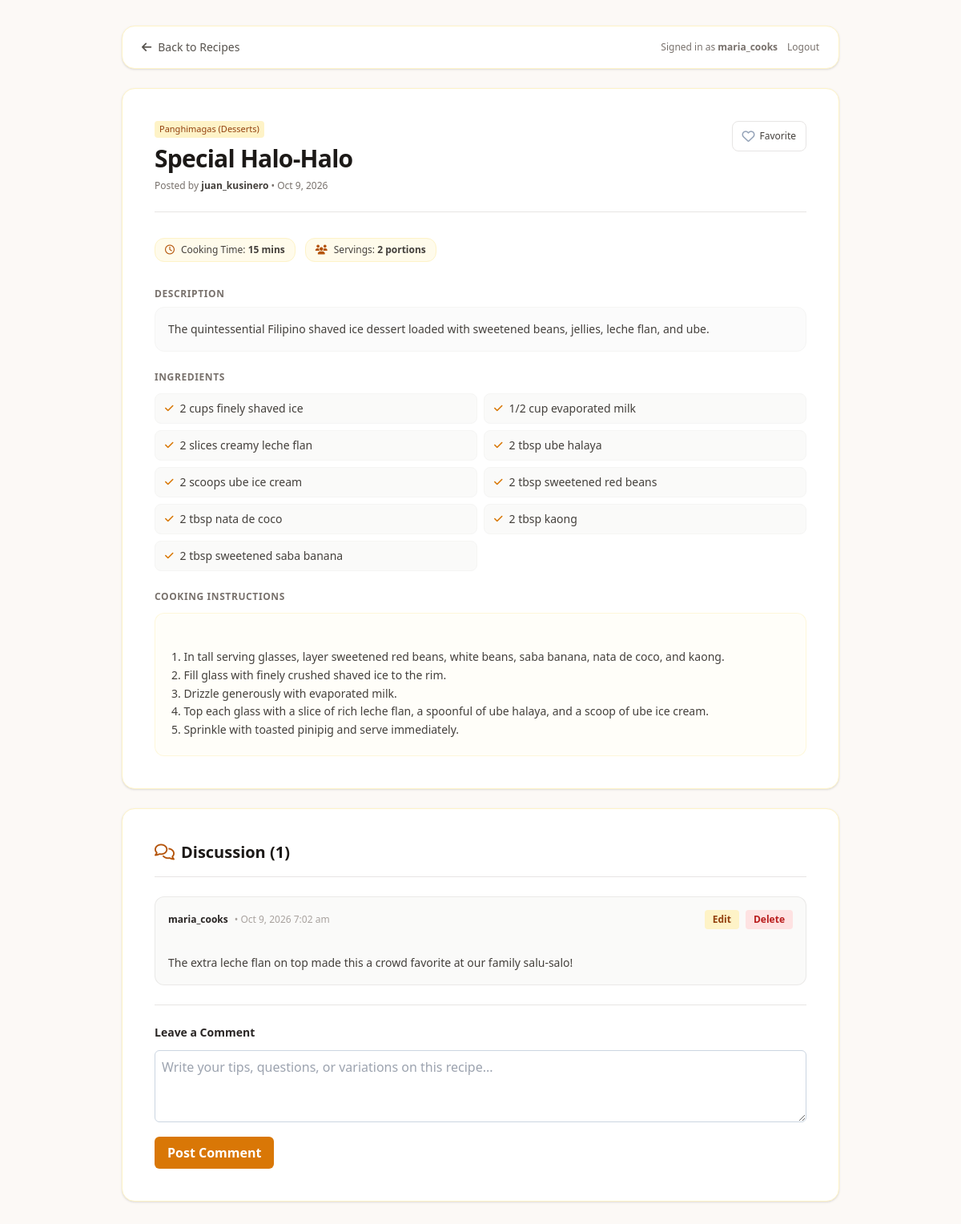
/recipes/view.php?id=4 (signed in), run on the app's committed database.
### tables this page shows
CREATE TABLE `recipes` (
  `id` int(11) NOT NULL AUTO_INCREMENT,
  `user_id` int(11) NOT NULL,
  `category_id` int(11) NOT NULL,
  `title` varchar(150) NOT NULL,
  `description` varchar(300) NOT NULL,
  `instructions` text NOT NULL,
  `cooking_time_mins` int(11) DEFAULT 30,
  `servings` int(11) DEFAULT 4,
  `is_edited` tinyint(1) DEFAULT 0,
  `created_at` timestamp NOT NULL DEFAULT current_timestamp(),
  `updated_at` timestamp NOT NULL DEFAULT current_timestamp() ON UPDATE current_timestamp(),
  PRIMARY KEY (`id`),
  KEY `fk_recipes_user` (`user_id`),
  KEY `fk_recipes_category` (`category_id`),
  CONSTRAINT `fk_recipes_category` FOREIGN KEY (`category_id`) REFERENCES `categories` (`id`),
  CONSTRAINT `fk_recipes_user` FOREIGN KEY (`user_id`) REFERENCES `users` (`id`) ON DELETE CASCADE
);

CREATE TABLE `categories` (
  `id` int(11) NOT NULL AUTO_INCREMENT,
  `name` varchar(50) NOT NULL,
  `description` varchar(255) DEFAULT NULL,
  PRIMARY KEY (`id`),
  UNIQUE KEY `name` (`name`)
);

CREATE TABLE `users` (
  `id` int(11) NOT NULL AUTO_INCREMENT,
  `username` varchar(50) NOT NULL,
  `email` varchar(100) NOT NULL,
  `password` varchar(255) NOT NULL,
  `created_at` timestamp NOT NULL DEFAULT current_timestamp(),
  PRIMARY KEY (`id`),
  UNIQUE KEY `username` (`username`),
  UNIQUE KEY `email` (`email`)
);

CREATE TABLE `ingredients` (
  `id` int(11) NOT NULL AUTO_INCREMENT,
  `recipe_id` int(11) NOT NULL,
  `item` varchar(150) NOT NULL,
  PRIMARY KEY (`id`),
  KEY `fk_ingredients_recipe` (`recipe_id`),
  CONSTRAINT `fk_ingredients_recipe` FOREIGN KEY (`recipe_id`) REFERENCES `recipes` (`id`) ON DELETE CASCADE
);

CREATE TABLE `comments` (
  `id` int(11) NOT NULL AUTO_INCREMENT,
  `recipe_id` int(11) NOT NULL,
  `user_id` int(11) NOT NULL,
  `content` text NOT NULL,
  `is_edited` tinyint(1) DEFAULT 0,
  `created_at` timestamp NOT NULL DEFAULT current_timestamp(),
  `updated_at` timestamp NOT NULL DEFAULT current_timestamp() ON UPDATE current_timestamp(),
  PRIMARY KEY (`id`),
  KEY `fk_comments_recipe` (`recipe_id`),
  KEY `fk_comments_user` (`user_id`),
  CONSTRAINT `fk_comments_recipe` FOREIGN KEY (`recipe_id`) REFERENCES `recipes` (`id`) ON DELETE CASCADE,
  CONSTRAINT `fk_comments_user` FOREIGN KEY (`user_id`) REFERENCES `users` (`id`) ON DELETE CASCADE
);

### classes/Recipe.php (called while the page is built, shortened)
<?php
class Recipe {
    private PDO $pdo;
    public function __construct(?PDO $pdo = null) {
        if ($pdo !== null) {
            $this->pdo = $pdo;
        } else {
            require_once __DIR__ . '/../config/db.php';
            $this->pdo = $GLOBALS['pdo'] ?? ($pdo ?? null);
        }
    }
    public function getById(int $id): ?array {
        $sql = "SELECT r.*, u.username, c.name AS category_name
                FROM recipes r
                JOIN users u ON r.user_id = u.id
                JOIN categories c ON r.category_id = c.id
                WHERE r.id = ?";
        $stmt = $this->pdo->prepare($sql);
        $stmt->execute([$id]);
        $recipe = $stmt->fetch();
        return $recipe ?: null;
    }
    public function getIngredients(int $recipeId): array {
        $stmt = $this->pdo->prepare("SELECT * FROM ingredients WHERE recipe_id = ? ORDER BY id ASC");
        $stmt->execute([$recipeId]);
        return $stmt->fetchAll();
    }
}

### classes/Favorite.php (called while the page is built, shortened)
<?php
class Favorite {
    private PDO $pdo;
    public function __construct(?PDO $pdo = null) {
        if ($pdo !== null) {
            $this->pdo = $pdo;
        } else {
            require_once __DIR__ . '/../config/db.php';
            $this->pdo = $GLOBALS['pdo'] ?? ($pdo ?? null);
        }
    }
    public function isFavorited(int $userId, int $recipeId): bool {
        $stmt = $this->pdo->prepare("SELECT id FROM favorites WHERE user_id = ? AND recipe_id = ?");
        $stmt->execute([$userId, $recipeId]);
        return (bool)$stmt->fetch();
    }
}

### classes/Comment.php (called while the page is built, shortened)
<?php
class Comment {
    private PDO $pdo;
    public function __construct(?PDO $pdo = null) {
        if ($pdo !== null) {
            $this->pdo = $pdo;
        } else {
            require_once __DIR__ . '/../config/db.php';
            $this->pdo = $GLOBALS['pdo'] ?? ($pdo ?? null);
        }
    }
    public function getByRecipe(int $recipeId): array {
        $sql = "SELECT c.*, u.username
                FROM comments c
                JOIN users u ON c.user_id = u.id
                WHERE c.recipe_id = ?
                ORDER BY c.created_at ASC";
        $stmt = $this->pdo->prepare($sql);
        $stmt->execute([$recipeId]);
        return $stmt->fetchAll();
    }
}

### recipes/view.php (the view, shortened to what this page needs)
<?php
require_once __DIR__ . '/../classes/Recipe.php';
require_once __DIR__ . '/../classes/Favorite.php';
require_once __DIR__ . '/../classes/Comment.php';
$recipeId = isset($_GET['id']) ? (int)$_GET['id'] : 0;
$recipeModel = new Recipe();
$recipe = $recipeModel->getById($recipeId);
$userId = (int)$_SESSION['user_id'];
$ingredients   = $recipeModel->getIngredients($recipeId);
$favoriteModel = new Favorite();
$isFavorited   = $favoriteModel->isFavorited($userId, $recipeId);
$commentModel  = new Comment();
$comments      = $commentModel->getByRecipe($recipeId);
?>
<!DOCTYPE html>
<html lang="en">
<head>
    <script src="https://cdn.tailwindcss.com"></script>
    <link rel="stylesheet" href="../assets/css/tailwind.min.css">
    <link rel="stylesheet" href="../assets/fontawesome/css/all.min.css">
</head>
<body class="bg-[#fcf9f6] min-h-screen text-stone-800 antialiased p-4 sm:p-8">
    <div class="max-w-4xl mx-auto space-y-6">
        <div class="flex items-center justify-between bg-white px-6 py-4 rounded-2xl shadow-sm border border-amber-100">
            <a href="../index.php" class="inline-flex items-center gap-2 text-sm text-stone-600 hover:text-amber-800 font-medium transition">
                <i class="fa-solid fa-arrow-left"></i>
                <span>Back to Recipes</span>
            </a>
            <div class="flex items-center gap-3">
                <span class="text-xs text-stone-500 hidden sm:inline">Signed in as <strong><?= htmlspecialchars($_SESSION['username'] ?? '') ?></strong></span>
                <a href="../auth/logout.php" class="text-xs text-stone-500 hover:text-red-600">Logout</a>
            </div>
        </div>
        <article class="bg-white p-6 sm:p-10 rounded-2xl shadow-sm border border-amber-100 space-y-6">
            <div class="flex flex-col sm:flex-row sm:items-start justify-between gap-4 pb-6 border-b border-stone-200">
                <div class="space-y-2">
                    <div class="flex flex-wrap items-center gap-2">
                        <span style="background-color: #fef3c7; color: #92400e; font-size: 11px; padding: 2px 6px; border-radius: 4px;">
                            <?= htmlspecialchars($recipe['category_name']) ?>
                        </span>
                    </div>
                    <h1 class="text-3xl font-extrabold text-stone-900 tracking-tight">
                        <?= htmlspecialchars($recipe['title']) ?>
                    </h1>
                    <p class="text-xs text-stone-500">
                        Posted by <strong class="text-stone-700"><?= htmlspecialchars($recipe['username']) ?></strong>
                        &bull; <?= htmlspecialchars(date('M j, Y', strtotime($recipe['created_at']))) ?>
                    </p>
                </div>
                <div class="flex items-center gap-2 shrink-0">
                    <button type="button"
                            class="fav-btn flex items-center gap-1.5 px-3 py-1.5 rounded-lg border border-stone-200 hover:bg-stone-50 transition cursor-pointer"
                            data-recipe-id="<?= htmlspecialchars((string)$recipe['id']) ?>"
                            title="Toggle Favorite">
                        <i class="<?= $isFavorited ? 'fa-solid text-red-500' : 'fa-regular text-stone-400' ?> fa-heart text-base"
                           style="color: <?= $isFavorited ? '#ef4444' : '#94a3b8' ?>;"></i>
                        <span class="fav-text text-xs font-medium text-stone-700">
                            <?= $isFavorited ? 'Favorited' : 'Favorite' ?>
                        </span>
                    </button>
                </div>
            </div>
            <div class="flex flex-wrap gap-3 py-2">
                <div class="flex items-center gap-2 px-3 py-1.5 rounded-xl bg-amber-50 border border-amber-100 text-stone-700 text-xs">
                    <i class="fa-regular fa-clock text-amber-700"></i>
                    <span>Cooking Time: <strong><?= htmlspecialchars((string)$recipe['cooking_time_mins']) ?> mins</strong></span>
                </div>
                <div class="flex items-center gap-2 px-3 py-1.5 rounded-xl bg-amber-50 border border-amber-100 text-stone-700 text-xs">
                    <i class="fa-solid fa-users text-amber-700"></i>
                    <span>Servings: <strong><?= htmlspecialchars((string)$recipe['servings']) ?> portions</strong></span>
                </div>
            </div>
            <div>
                <h2 class="text-xs font-bold uppercase tracking-wider text-stone-500 mb-2">Description</h2>
                <p class="text-stone-700 leading-relaxed text-sm bg-stone-50/70 p-4 rounded-xl border border-stone-100">
                    <?= nl2br(htmlspecialchars($recipe['description'])) ?>
                </p>
            </div>
            <div>
                <h2 class="text-xs font-bold uppercase tracking-wider text-stone-500 mb-3">Ingredients</h2>
                <?php if (empty($ingredients)): ?>
                    <p class="text-sm text-stone-400 italic">No ingredients listed.</p>
                <?php else: ?>
                    <ul class="grid grid-cols-1 sm:grid-cols-2 gap-2 text-sm text-stone-700">
                        <?php foreach ($ingredients as $ing): ?>
                            <li class="flex items-center gap-2 bg-stone-50 px-3 py-2 rounded-lg border border-stone-100">
                                <i class="fa-solid fa-check text-xs text-amber-600"></i>
                                <span><?= htmlspecialchars($ing['item']) ?></span>
                            </li>
                        <?php endforeach; ?>
                    </ul>
                <?php endif; ?>
            </div>
            <div>
                <h2 class="text-xs font-bold uppercase tracking-wider text-stone-500 mb-3">Cooking Instructions</h2>
                <div class="prose max-w-none text-stone-700 text-sm leading-relaxed whitespace-pre-line bg-amber-50/30 p-5 rounded-xl border border-amber-100/60 font-sans">
                    <?= htmlspecialchars($recipe['instructions']) ?>
                </div>
            </div>
        </article>
        <section class="bg-white p-6 sm:p-10 rounded-2xl shadow-sm border border-amber-100 space-y-6">
            <div class="flex items-center justify-between pb-4 border-b border-stone-200">
                <h2 class="text-xl font-bold text-stone-900 flex items-center gap-2">
                    <i class="fa-regular fa-comments text-amber-700"></i>
                    <span>Discussion (<?= count($comments) ?>)</span>
                </h2>
            </div>
            <div class="space-y-4">
                <?php if (empty($comments)): ?>
                    <p class="text-sm text-stone-400 italic py-2">No comments yet. Be the first to share your thoughts!</p>
                <?php else: ?>
                    <?php foreach ($comments as $com): ?>
                        <?php $isCommentAuthor = ((int)$com['user_id'] === $userId); ?>
                        <div class="p-4 rounded-xl bg-stone-50 border border-stone-200/80 space-y-2">
                            <div class="flex items-center justify-between text-xs">
                                <div class="flex items-center gap-2">
                                    <strong class="text-stone-800"><?= htmlspecialchars($com['username']) ?></strong>
                                    <span class="text-stone-400">&bull; <?= htmlspecialchars(date('M j, Y g:i a', strtotime($com['created_at']))) ?></span>
                                </div>
                                <?php if ($isCommentAuthor): ?>
                                    <div class="flex items-center gap-2">
                                        <button type="button"
                                                onclick="toggleCommentEdit(<?= htmlspecialchars((string)$com['id']) ?>)"
                                                style="background-color: #fef3c7; color: #92400e; padding: 4px 10px; border-radius: 4px; font-weight: 600; text-decoration: none; border: none; cursor: pointer;">
                                            Edit
                                        </button>
                                        <form method="POST" action="../comments/delete.php" class="inline" onsubmit="return confirm('Delete this comment?');">
                                            <button type="submit" style="background-color: #fee2e2; color: #b91c1c; padding: 4px 10px; border-radius: 4px; font-weight: 600; border: none; cursor: pointer;">
                                                Delete
                                            </button>
                                        </form>
                                    </div>
                                <?php endif; ?>
                            </div>
                            <p id="comment-text-<?= htmlspecialchars((string)$com['id']) ?>" class="text-sm text-stone-700 whitespace-pre-line leading-relaxed">
                                <?= htmlspecialchars($com['content']) ?>
                            </p>
                        </div>
                    <?php endforeach; ?>
                <?php endif; ?>
            </div>
            <div class="pt-6 border-t border-stone-200">
                <h3 class="text-sm font-bold text-stone-800 mb-3">Leave a Comment</h3>
                <form method="POST" action="../comments/create.php" class="space-y-3">
                    <div>
                        <textarea name="content" rows="3" required placeholder="Write your tips, questions, or variations on this recipe..." style="border: 1px solid #cbd5e1; background-color: #ffffff; color: #1e293b; padding: 8px; border-radius: 6px; width: 100%;"></textarea>
                    </div>
                    <button type="submit" style="background-color: #d97706; color: #ffffff; padding: 8px 16px; border-radius: 6px; font-weight: bold; text-decoration: none; border: none; cursor: pointer;">
                        Post Comment
                    </button>
                </form>
            </div>
        </section>
    </div>
</body>
</html>

### data on the page
recipes: category.name "Panghimagas (Desserts)", title "Special Halo-Halo", user.username "juan_kusinero", created_at "Oct 9, 2026", cooking_time_mins "15", servings "2", description "The quintessential Filipino shaved ice dessert loaded with sweetened beans, jellies, leche flan, and ube.", instructions "1. In tall serving glasses, layer sweetened red beans, white beans, saba banana, nata de coco, and kaong. 2. Fill glass with finely crushed shaved ice to the rim. 3. Drizzle generously with evaporated milk. 4. Top each glass with a slice of rich leche flan, a spoonful of ube halaya, and a scoop of ube ice cream. 5. Sprinkle with toasted pinipig and serve immediately."
ingredients: item "2 cups finely shaved ice"
ingredients: item "1/2 cup evaporated milk"
ingredients: item "2 slices creamy leche flan"
ingredients: item "2 tbsp ube halaya"
ingredients: item "2 scoops ube ice cream"
ingredients: item "2 tbsp sweetened red beans"
ingredients: item "2 tbsp nata de coco"
ingredients: item "2 tbsp kaong"
ingredients: item "2 tbsp sweetened saba banana"
comments: user.username "maria_cooks", created_at "Oct 9, 2026 7:02 am", content "The extra leche flan on top made this a crowd favorite at our family salu-salo!"

### other printed values
$_SESSION['username'] "maria_cooks"
count($comments) "1"
